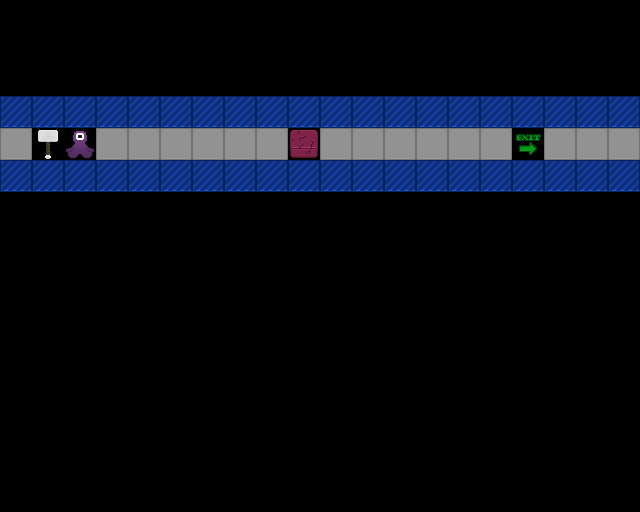

Rendered tile map (Tiled .tmx) drawn with the repository's tilesets; below, a short description and the full map source, tile grids included:
An orthogonal 20x16 tile map with 32x32 px tiles, 1 tile layer (Tile Layer 1).

<map version="1.5" tiledversion="1.7.0" orientation="orthogonal" renderorder="right-down" width="20" height="16" tilewidth="32" tileheight="32" infinite="0" nextlayerid="2" nextobjectid="1">
 <tileset firstgid="1" source="project-mjolnir.tsx" />
 <layer id="1" name="Tile Layer 1" width="20" height="16">
  <data encoding="csv">
0,0,0,0,0,0,0,0,0,0,0,0,0,0,0,0,0,0,0,0,
0,0,0,0,0,0,0,0,0,0,0,0,0,0,0,0,0,0,0,0,
0,0,0,0,0,0,0,0,0,0,0,0,0,0,0,0,0,0,0,0,
4,4,4,4,4,4,4,4,4,4,4,4,4,4,4,4,4,4,4,4,
3,48,50,3,3,3,3,3,3,1,3,3,3,3,3,3,18,3,3,3,
4,4,4,4,4,4,4,4,4,4,4,4,4,4,4,4,4,4,4,4,
0,0,0,0,0,0,0,0,0,0,0,0,0,0,0,0,0,0,0,0,
0,0,0,0,0,0,0,0,0,0,0,0,0,0,0,0,0,0,0,0,
0,0,0,0,0,0,0,0,0,0,0,0,0,0,0,0,0,0,0,0,
0,0,0,0,0,0,0,0,0,0,0,0,0,0,0,0,0,0,0,0,
0,0,0,0,0,0,0,0,0,0,0,0,0,0,0,0,0,0,0,0,
0,0,0,0,0,0,0,0,0,0,0,0,0,0,0,0,0,0,0,0,
0,0,0,0,0,0,0,0,0,0,0,0,0,0,0,0,0,0,0,0,
0,0,0,0,0,0,0,0,0,0,0,0,0,0,0,0,0,0,0,0,
0,0,0,0,0,0,0,0,0,0,0,0,0,0,0,0,0,0,0,0,
0,0,0,0,0,0,0,0,0,0,0,0,0,0,0,0,0,0,0,0
</data>
 </layer>
</map>
